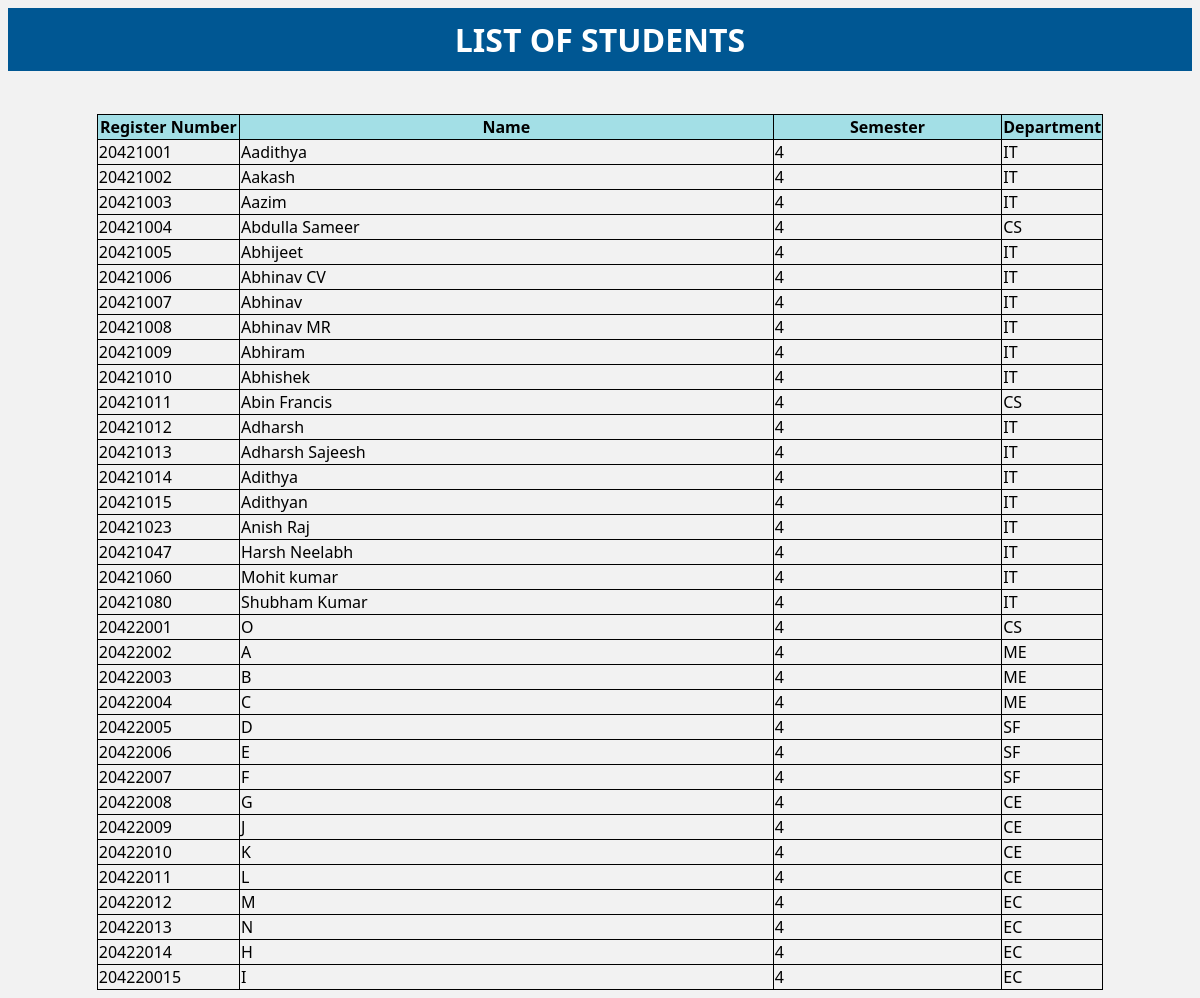
Page /display_student_details.php on the committed database.
### tables this page shows
CREATE TABLE `student_details` (
  `regno` int(11) NOT NULL,
  `name` varchar(50) NOT NULL,
  `semester` varchar(50) NOT NULL,
  `department` varchar(50) NOT NULL
);

### display_student_details.php (the view, shortened to what this page needs)
<!DOCTYPE html>
<html lang="en">
<head>
</head>
<body>
    <div class="main-div">
        <h1>LIST OF STUDENTS</h1>
        <br>
        <div class="center-div">
            <div class="table-responsive">
                <table>
                    <head>
                        <tr>
                            <th>Register Number</th>
                            <th>Name</th>
                            <th>Semester</th>
                            <th>Department</th>
                        </tr>
                    </head>
                    <tbody>
                        <?php
                        include 'connection.php';
                        $selectquery="select * from student_details ";
                        $query=mysqli_query($con,$selectquery);
                        while($res=mysqli_fetch_array($query))
                        {
                            ?>
                        <tr>
                        <td><?php echo $res['regno']   ?></td>
                        <td><?php echo$res['name']   ?></td>
                        <td><?php echo $res['semester']  ?></td>
                        <td><?php  echo$res['department']?></td>
                        </tr>
                        <?php
                        }
                        ?>
                    </tbody>
                </table>
            </div>
        </div>
    </div>
</body>
</html>

### display_student_details.php (style rules this page uses)
body { font-family: 'Segoe UI', Roboto, Oxygen, Ubuntu, Cantarell, 'Open Sans', 'Helvetica Neue', sans-serif; background-color: #f2f2f2; }
h1 { background-color: #005793; text-align: center; color: white; padding: 10px; margin-top: 0; }
table, tr, td, th { border: 1px solid black; border-collapse: collapse; width: 100%; margin-top: 10px; }
th { background-color:#A3DFE6; }
table { width: 85%; margin: auto; }
th:nth-child(1), td:nth-child(1) { width: 15%; }
th:nth-child(2), td:nth-child(2) { width: 60%; }

### rows in the picture
student_details: regno "20421001", name "Aadithya", semester "4", department "IT"
student_details: regno "20421002", name "Aakash", semester "4", department "IT"
student_details: regno "20421003", name "Aazim", semester "4", department "IT"
student_details: regno "20421004", name "Abdulla Sameer", semester "4", department "CS"
student_details: regno "20421005", name "Abhijeet", semester "4", department "IT"
student_details: regno "20421006", name "Abhinav CV", semester "4", department "IT"
student_details: regno "20421007", name "Abhinav", semester "4", department "IT"
student_details: regno "20421008", name "Abhinav MR", semester "4", department "IT"
student_details: regno "20421009", name "Abhiram", semester "4", department "IT"
student_details: regno "20421010", name "Abhishek", semester "4", department "IT"
student_details: regno "20421011", name "Abin Francis", semester "4", department "CS"
student_details: regno "20421012", name "Adharsh", semester "4", department "IT"
student_details: regno "20421013", name "Adharsh Sajeesh", semester "4", department "IT"
student_details: regno "20421014", name "Adithya", semester "4", department "IT"
student_details: regno "20421015", name "Adithyan", semester "4", department "IT"
student_details: regno "20421023", name "Anish Raj", semester "4", department "IT"
student_details: regno "20421047", name "Harsh Neelabh", semester "4", department "IT"
student_details: regno "20421060", name "Mohit kumar", semester "4", department "IT"
student_details: regno "20421080", name "Shubham Kumar", semester "4", department "IT"
student_details: regno "20422001", name "O", semester "4", department "CS"
student_details: regno "20422002", name "A", semester "4", department "ME"
student_details: regno "20422003", name "B", semester "4", department "ME"
student_details: regno "20422004", name "C", semester "4", department "ME"
student_details: regno "20422005", name "D", semester "4", department "SF"
student_details: regno "20422006", name "E", semester "4", department "SF"
student_details: regno "20422007", name "F", semester "4", department "SF"
student_details: regno "20422008", name "G", semester "4", department "CE"
student_details: regno "20422009", name "J", semester "4", department "CE"
student_details: regno "20422010", name "K", semester "4", department "CE"
student_details: regno "20422011", name "L", semester "4", department "CE"
student_details: regno "20422012", name "M", semester "4", department "EC"
student_details: regno "20422013", name "N", semester "4", department "EC"
student_details: regno "20422014", name "H", semester "4", department "EC"
student_details: regno "204220015", name "I", semester "4", department "EC"
